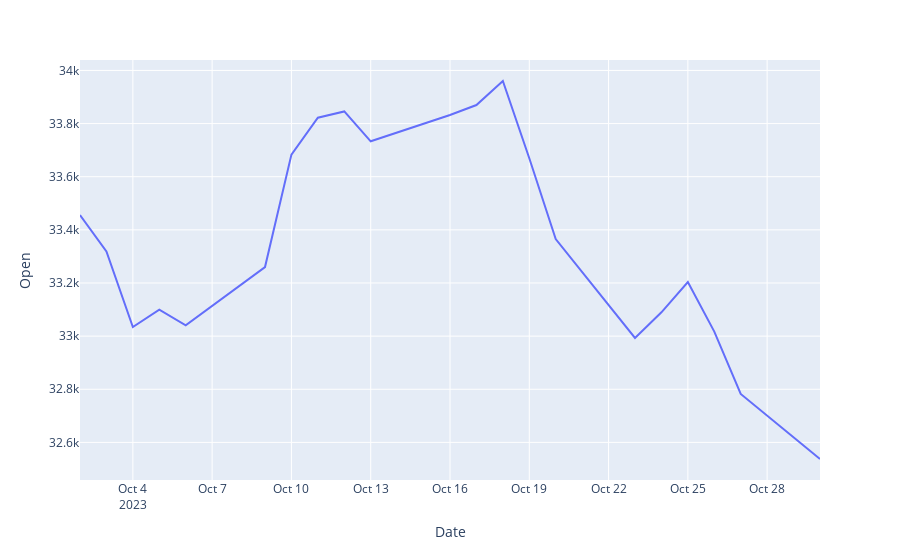

Notebook code cell kept with this figure:
### Code cell
px.line(df, x=df.index, y=df.Open)

### Figure 1 — Plotly figure (JSON) as saved in the notebook; plotly's stock layout.template omitted (floating-point values rounded to 4 significant figures)
{"data": [{"hovertemplate": "Date=%{x}<br>Open=%{y}<extra></extra>", "legendgroup": "", "line": {"color": "#636efa", "dash": "solid"}, "marker": {"symbol": "circle"}, "mode": "lines", "name": "", "orientation": "v", "showlegend": false, "type": "scatter", "x": ["2023-10-02T00:00:00-04:00", "2023-10-03T00:00:00-04:00", "2023-10-04T00:00:00-04:00", "2023-10-05T00:00:00-04:00", "2023-10-06T00:00:00-04:00", "2023-10-09T00:00:00-04:00", "2023-10-10T00:00:00-04:00", "2023-10-11T00:00:00-04:00", "2023-10-12T00:00:00-04:00", "2023-10-13T00:00:00-04:00", "2023-10-16T00:00:00-04:00", "2023-10-17T00:00:00-04:00", "2023-10-18T00:00:00-04:00", "2023-10-19T00:00:00-04:00", "2023-10-20T00:00:00-04:00", "2023-10-23T00:00:00-04:00", "2023-10-24T00:00:00-04:00", "2023-10-25T00:00:00-04:00", "2023-10-26T00:00:00-04:00", "2023-10-27T00:00:00-04:00", "2023-10-30T00:00:00-04:00"], "xaxis": "x", "y": [33460.0, 33320.0, 33030.0, 33100.0, 33040.0, 33260.0, 33680.0, 33820.0, 33850.0, 33730.0, 33830.0, 33870.0, 33960.0, 33670.0, 33370.0, 32990.0, 33090.0, 33200.0, 33020.0, 32780.0, 32540.0], "yaxis": "y"}], "layout": {"legend": {"tracegroupgap": 0}, "margin": {"t": 60}, "xaxis": {"anchor": "y", "domain": [0, 1], "title": {"text": "Date"}}, "yaxis": {"anchor": "x", "domain": [0, 1], "title": {"text": "Open"}}}}
